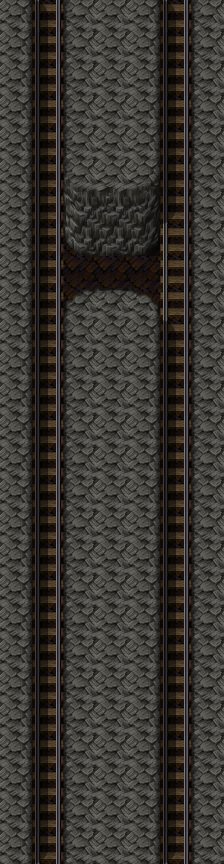

Tiled map render using the project's own tile images. Description and the map definition, with tile-layer contents summarised, below:
An orthogonal 7x27 tile map with 32x32 px tiles, 4 tile layers (Ground, Objects, Above, Top), 1 hidden layer not drawn, 7 tilesets and 5 objects (4x mapchange, spawn).

<map version="1.0" orientation="orthogonal" width="7" height="27" tilewidth="32" tileheight="32">
    <properties>
        <property name="outdoors" value="1" />
    </properties>
    <tileset firstgid="1" name="map_4" tilewidth="32" tileheight="32">
        <image source="../drawable/map_4.png" />
    </tileset>
    <tileset firstgid="65" name="map_5" tilewidth="32" tileheight="32">
        <image source="../drawable/map_5.png" />
    </tileset>
    <tileset firstgid="129" name="map_3" tilewidth="32" tileheight="32">
        <image source="../drawable/map_3.png" />
    </tileset>
    <tileset firstgid="193" name="map_6" tilewidth="32" tileheight="32">
        <image source="../drawable/map_6.png" />
    </tileset>
    <tileset firstgid="257" name="map_0" tilewidth="32" tileheight="32">
        <image source="../drawable/map_0.png" />
    </tileset>
    <tileset firstgid="321" name="map_2" tilewidth="32" tileheight="32">
        <image source="../drawable/map_2.png" />
    </tileset>
    <tileset firstgid="385" name="map_1" tilewidth="32" tileheight="32">
        <image source="../drawable/map_1.png" />
    </tileset>
    <layer name="Ground" width="7" height="27">
        <data>[189 cells, 189 non-empty, 10 distinct tile ids]</data>
    </layer>
    <layer name="Objects" width="7" height="27">
        <data>[189 cells, 60 non-empty, 7 distinct tile ids]</data>
    </layer>
    <layer name="Above" width="7" height="27">
        <data>[189 cells, 189 non-empty, 1 distinct tile ids]</data>
    </layer>
    <layer name="Top" width="7" height="27">
        <data>[189 cells, 51 non-empty, 3 distinct tile ids]</data>
    </layer>
    <layer name="Walkable" width="7" height="27" visible="0">
        <data>[189 cells, 132 non-empty, 1 distinct tile ids]</data>
    </layer>
    <objectgroup name="Mapevents" visible="0">
        <object name="south3" type="mapchange" x="160" y="832" width="32" height="32">
            <properties>
                <property name="map" value="blackwater_mountain3" />
                <property name="place" value="entrance3" />
            </properties>
        </object>
        <object name="south2" type="mapchange" x="32" y="832" width="32" height="32">
            <properties>
                <property name="map" value="blackwater_mountain3" />
                <property name="place" value="entrance2" />
            </properties>
        </object>
        <object name="north3" type="mapchange" x="160" y="0" width="32" height="32">
            <properties>
                <property name="map" value="blackwater_mountain5" />
                <property name="place" value="exit3" />
            </properties>
        </object>
        <object name="north2" type="mapchange" x="32" y="0" width="32" height="32">
            <properties>
                <property name="map" value="blackwater_mountain5" />
                <property name="place" value="exit2" />
            </properties>
        </object>
    </objectgroup>
    <objectgroup name="Spawn" visible="0">
        <object name="gornaud_1" type="spawn" x="32" y="96" width="160" height="448">
            <properties>
                <property name="quantity" value="3" />
                <property name="spawngroup" value="gornaud_1" />
            </properties>
        </object>
    </objectgroup>
    <objectgroup name="Keys" visible="0" />
</map>
